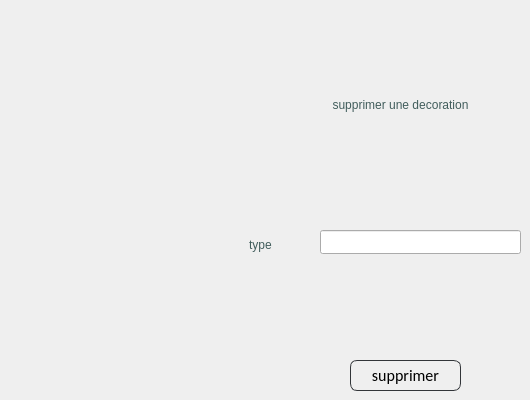
        <widget class="QWidget" name="tab_19">
         <attribute name="title">
          <string>supprimer</string>
         </attribute>
         <widget class="QLabel" name="label_91">
          <property name="geometry">
           <rect>
            <x>160</x>
            <y>230</y>
            <width>201</width>
            <height>31</height>
           </rect>
          </property>
          <property name="toolTip">
           <string>&lt;html&gt;&lt;head/&gt;&lt;body&gt;&lt;p align=&quot;center&quot;&gt;nom&lt;/p&gt;&lt;/body&gt;&lt;/html&gt;</string>
          </property>
          <property name="styleSheet">
           <string notr="true">color:rgb(65, 93, 92);

font: 13pt &quot;Allura&quot;;
background: transparent;
</string>
          </property>
          <property name="text">
           <string>&lt;html&gt;&lt;head/&gt;&lt;body&gt;&lt;p align=&quot;center&quot;&gt;type&lt;/p&gt;&lt;/body&gt;&lt;/html&gt;</string>
          </property>
         </widget>
         <widget class="QLabel" name="label_90">
          <property name="geometry">
           <rect>
            <x>300</x>
            <y>90</y>
            <width>201</width>
            <height>31</height>
           </rect>
          </property>
          <property name="toolTip">
           <string>&lt;html&gt;&lt;head/&gt;&lt;body&gt;&lt;p align=&quot;center&quot;&gt;nom&lt;/p&gt;&lt;/body&gt;&lt;/html&gt;</string>
          </property>
          <property name="styleSheet">
           <string notr="true">color:rgb(65, 93, 92);

font: 13pt &quot;Allura&quot;;
background: transparent;
</string>
          </property>
          <property name="text">
           <string>&lt;html&gt;&lt;head/&gt;&lt;body&gt;&lt;p align=&quot;center&quot;&gt;supprimer une decoration&lt;/p&gt;&lt;/body&gt;&lt;/html&gt;</string>
          </property>
         </widget>
         <widget class="QPushButton" name="pushButton_55">
          <property name="geometry">
           <rect>
            <x>350</x>
            <y>360</y>
            <width>111</width>
            <height>31</height>
           </rect>
          </property>
          <property name="styleSheet">
           <string notr="true">
QPushButton
{
	background: transparent;
	border-style:solid;
	border-radius:7px;
	border-width:1px;
border-color: rgb(50, 53, 57);
	color:rgb(0,0,0);
	font-size:16px;
font-family:Calibri;
}

QPushButton:hover
{
	background-color: #00000000;
	border-color: rgb(30, 227, 0);
	/*color:rgb(30, 227, 0);*/
}

QPushButton:focus
{
	background-color:  rgb(30, 227, 0);
	border-color: rgba(30, 227, 0,0);
	color:rgb(255, 255, 255);
}
</string>
          </property>
          <property name="text">
           <string>supprimer</string>
          </property>
         </widget>
         <widget class="QLineEdit" name="lineEdit_45">
          <property name="geometry">
           <rect>
            <x>320</x>
            <y>230</y>
            <width>201</width>
            <height>24</height>
           </rect>
          </property>
         </widget>
        </widget>
